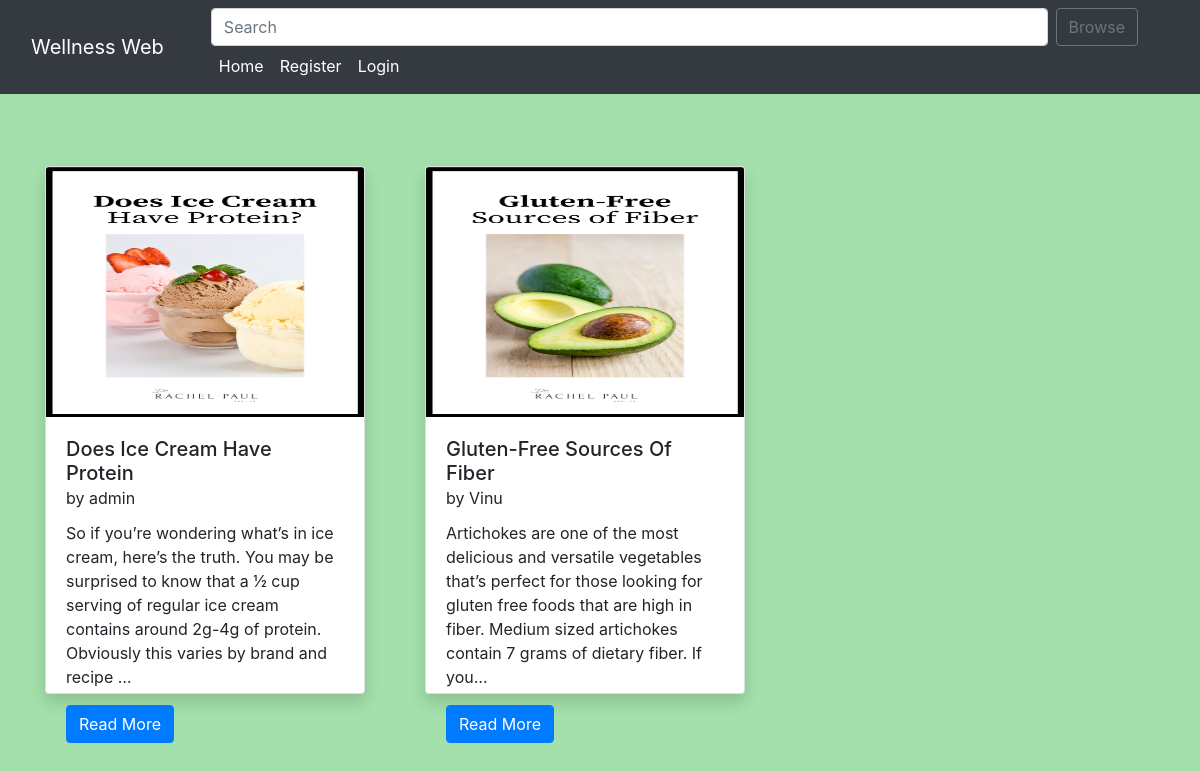
The page / on the database its author committed.
### home/models.py (models this page shows, shortened)
class BlogPost(models.Model):
    title=models.CharField(max_length=255)
    author= models.ForeignKey(User, on_delete=models.CASCADE)
    slug=models.CharField(max_length=130)
    content=models.TextField()
    image = models.ImageField(upload_to="profile_pics", blank=True, null=True)
    dateTime=models.DateTimeField(auto_now_add=True)

### home/views.py (the view)
# urls.py: path("", views.blogs, name="blogs"),
def blogs(request):
    posts = BlogPost.objects.all()
    posts = BlogPost.objects.filter().order_by('-dateTime')
    return render(request, "blog.html", {'posts':posts})

### home/templates/blog.html (shortened to what this page needs)
{% extends 'base.html' %} {% block title %} Blogs {% endblock %}
{% block homeactive %} active {% endblock %} {% block css %} {% endblock %}
{% block body %}
<div class="container mt-5 mb-3">
  <div class="row">
    {% for post in posts %}
    <div class="col-lg-4 my-4">
      <div class="card shadow" style="width: 20rem; height: 33rem">
        <img
          src="/media/{{post.image}}"
          class="card-img-top"
          alt="..."
          height="250px"
        />
        <div class="card-body">
          <h5 class="card-title">
            {{post.title}} <br /><small>by {{post.author}}</small>
          </h5>
          <p class="card-text">{{post.content|truncatechars:210}}</p>
          <a href="blog/{{post.slug}}" class="btn btn-primary"
            >Read More </a
          >
        </div>
      </div>
    </div>
    {% endfor %}
  </div>
</div>
{% endblock %}

### home/templates/base.html (shortened to what this page needs)
<!DOCTYPE html>
<html lang="en">
<head>
    <link
        href="//maxcdn.bootstrapcdn.com/bootstrap/4.1.1/css/bootstrap.min.css"
        rel="stylesheet"
        id="bootstrap-css"
    />
    <link
        href="https://cdn.jsdelivr.net/npm/bootstrap@5.0.2/dist/css/bootstrap.min.css"
        rel="stylesheet"
    />
    <link
        rel="stylesheet"
        href="https://maxcdn.bootstrapcdn.com/bootstrap/4.0.0/css/bootstrap.min.css"
    />
</head>
<body>
<nav class="navbar navbar-expand-lg navbar-dark bg-dark sticky-top">
    <div class="container-fluid">
        <a class="navbar-brand" href="#">Wellness Web</a>
        <div class="collapse navbar-collapse" id="navbarSupportedContent">
            <div class="container mx-3">
              <form class="search-form d-flex" method="POST" action="/search/">
                <input
                        class="form-control me-2"
                        type="search"
                        placeholder="Search"
                        name="searched"
                        id="searched"
                        aria-label="Search"
                />
                <button
                        href="/search/"
                        class="btn btn-outline-secondary"
                        type="submit"
                >
                    Browse
                </button>
            </form>
                <ul class="navbar-nav me-auto mb-2 mb-lg-0">
                    <li class="nav-item">
                        <a
                                class="nav-link {% block homeactive %} {% endblock %}"
                                aria-current="page"
                                href="/"
                        >Home</a
                        >
                    </li>
                    {% if user.is_authenticated %}
                    <li class="nav-item">
                        <a
                                class="nav-link {% block add_blogs_active %} {% endblock %}"
                                href="/add_blogs/"
                        >Add Blog</a
                        >
                    </li>
                    <li class="nav-item">
                        <a class="nav-link active" href="#">Welcome {{request.user}}</a>
                    </li>
                    <li class="nav-item">
                        <a
                                class="nav-link {% block profileactive %} {% endblock %}"
                                href="/profile/"
                        >Profile</a
                        >
                    </li>
                    <li class="nav-item">
                        <a class="nav-link" href="/logout/">Logout</a>
                    </li>
                    {% else %}
                    <li class="nav-item">
                        <a
                                class="nav-link {% block registeractive %} {% endblock %}"
                                href="/register/"
                        >Register</a
                        >
                    </li>
                    <li class="nav-item">
                        <a
                                class="nav-link {% block loginactive %} {% endblock %}"
                                href="/login/"
                        >Login</a
                        >
                    </li>
                    {% endif %}
                </ul>
            </div>
        </div>
    </div>
</nav>
{% block body %} {% endblock %}
</body>
</html>

### rows shown on the page
BlogPost: image (picture), title "Does Ice Cream Have Protein", author "admin", content "So if you’re wondering what’s in ice cream, here’s the truth. You may be surprised to know that a ½ cup serving of regular ice cream contains around 2g-4g of protein. Obviously this varies by brand and recipe …"
BlogPost: image (picture), title "Gluten-Free Sources Of Fiber", author "Vinu", content "Artichokes are one of the most delicious and versatile vegetables that’s perfect for those looking for gluten free foods that are high in fiber. Medium sized artichokes contain 7 grams of dietary fiber. If you…"
